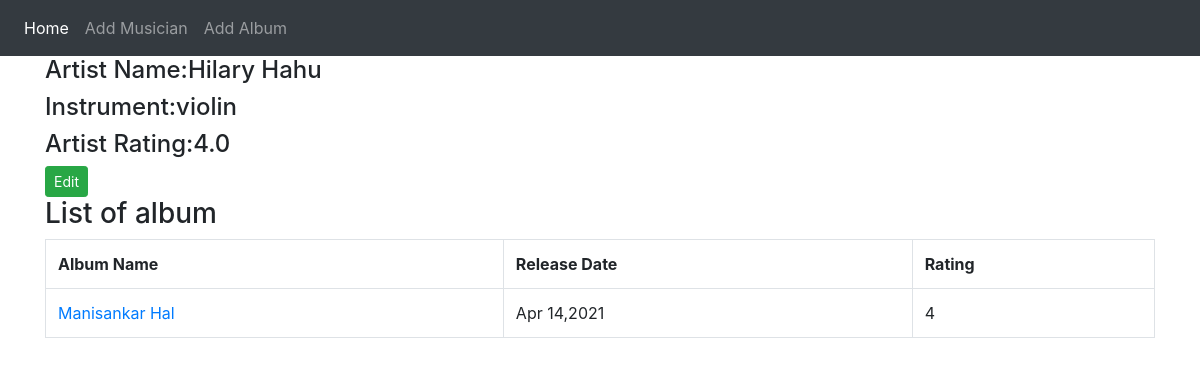
/album_list/2/, run on the app's committed database.
### first_app/models.py (models this page shows, shortened)
class Musician(models.Model):
    first_name = models.CharField(max_length = 50)
    last_name  = models.CharField(max_length = 50)
    instrument = models.CharField(max_length = 100)

class Album(models.Model):
    artist = models.ForeignKey(Musician,on_delete=models.CASCADE)
    name = models.CharField(max_length = 100)
    release_date = models.DateField()
    rating = (
    (1,"Worst"),
    (2, "Bad"),
    (3, "Not Bad"),
    (4, "Good"),
    (5, "Excellent!"),
        )
    num_stars = models.IntegerField(choices=rating)

### first_app/views.py (the view)
# urls.py: path('album_list/<int:artist_id>/',views.album_list,name='album_list'),
def album_list(request,artist_id):
    artist_info = Musician.objects.get(pk=artist_id)
    album_list = Album.objects.filter(artist = artist_id).order_by('name','release_date')
    artist_rating = Album.objects.filter(artist=artist_id).aggregate(Avg('num_stars'))
    diction = {'title':'List of Albums','artist_info':artist_info ,'album_list':album_list,'artist_rating':artist_rating}
    return render(request,'first_app/album_list.html',context=diction)

### templates/first_app/album_list.html
{% extends 'first_app/base.html' %}
{% block body_block %}
<h4>Artist Name:{{ artist_info.first_name }} {{artist_info.last_name}}</h4>
<h4>Instrument:{{artist_info.instrument}}</h4>
<h4>Artist Rating:{{ artist_rating.num_stars__avg}}</h4>
<a href="{% url 'first_app:edit_artist'  artist_id=artist_info.id %}" class="btn btn-success btn-sm">Edit</a>
<h3>List of album</h3>
<table class="table table-bordered">
  <tr>
    <th>Album Name</th>
    <th>Release Date</th>
    <th>Rating</th>
    </tr>
    {% for album in album_list %}
      <tr>
        <td><a href="{% url 'first_app:edit_album' album_id=album.id %}">{{album.name}}</a></td>
        <td>{{ album.release_date|date:" M d,Y " }}</td>
        <td>{{ album.num_stars }}</td>
      </tr>
     {% endfor %}
</table>
{% endblock %}

### data on the page
Musician: first_name "Hilary", last_name "Hahu", instrument "violin"
Album: name "Manisankar Hal", release_date "Apr 14,2021", num_stars "4"

### other printed values
{{ artist_rating.num_stars__avg }} "4.0"
